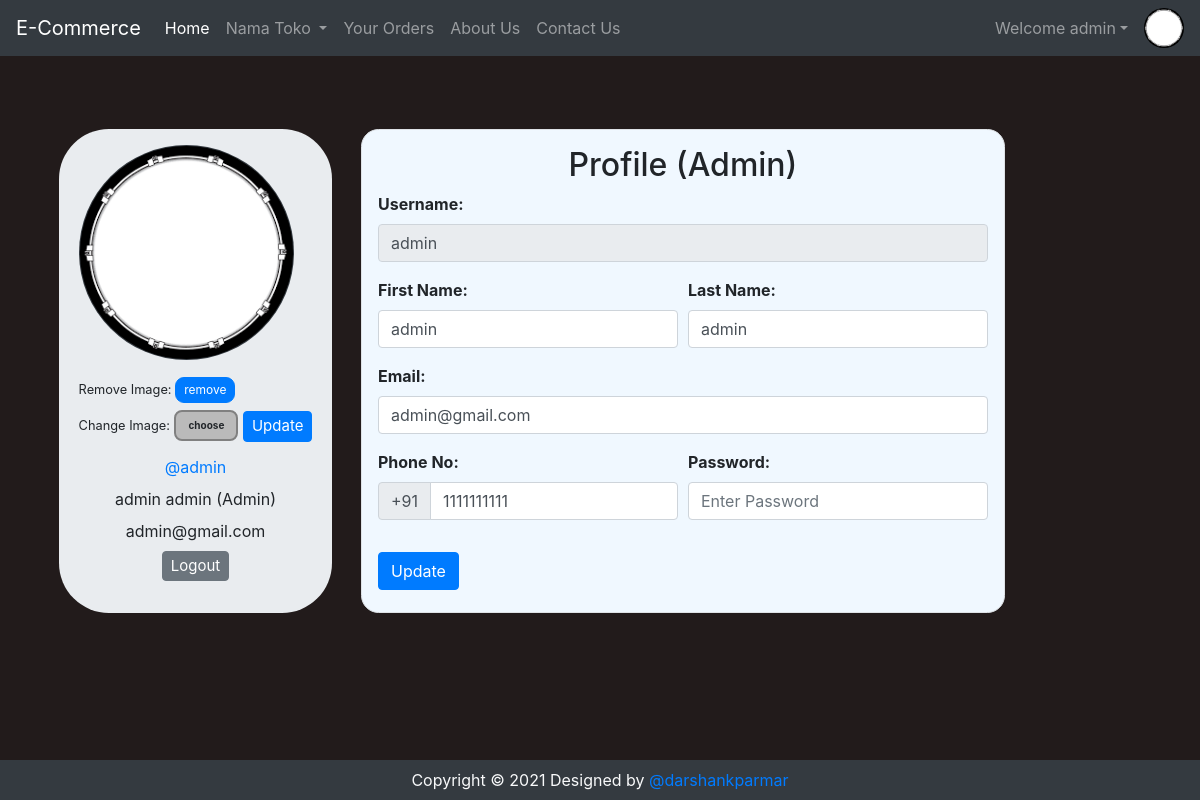
Screenshot of /viewProfile.php (signed in) with the database file from the repository.
### tables this page shows
CREATE TABLE `sitedetail` (
  `tempId` int(11) NOT NULL,
  `systemName` varchar(21) NOT NULL,
  `email` varchar(35) NOT NULL,
  `contact1` bigint(21) NOT NULL,
  `contact2` bigint(21) DEFAULT NULL COMMENT 'Optional',
  `address` text NOT NULL,
  `dateTime` datetime NOT NULL DEFAULT CURRENT_TIMESTAMP
);

CREATE TABLE `users` (
  `id` int(21) NOT NULL,
  `username` varchar(21) NOT NULL,
  `firstName` varchar(21) NOT NULL,
  `lastName` varchar(21) NOT NULL,
  `email` varchar(35) NOT NULL,
  `phone` bigint(20) NOT NULL,
  `userType` enum('0','1','2','3') NOT NULL DEFAULT '0' COMMENT '0=user1=admin2=penjual3=kurir',
  `password` varchar(255) NOT NULL,
  `joinDate` datetime NOT NULL DEFAULT CURRENT_TIMESTAMP
);

### viewProfile.php (the view, shortened to what this page needs)
<!DOCTYPE HTML>
<html lang="en">
<head>
    <link rel="stylesheet" href="https://stackpath.bootstrapcdn.com/bootstrap/4.2.1/css/bootstrap.min.css">
    <link rel="stylesheet" href="https://stackpath.bootstrapcdn.com/bootstrap/4.3.1/css/bootstrap.min.css">
    <link rel="stylesheet" href="https://use.fontawesome.com/releases/v5.7.2/css/all.css">
</head>
<body>
    <?php include 'partials/_dbconnect.php';?>
    <?php require 'partials/_nav.php' ?>
    <?php
        if($loggedin) {
    ?>
    <div class="container">
        <?php
            $sql = "SELECT * FROM users WHERE id='$userId'";
            $result = mysqli_query($conn, $sql);
            $row=mysqli_fetch_assoc($result);
            $username = $row['username'];
            $firstName = $row['firstName'];
            $lastName = $row['lastName'];
            $email = $row['email'];
            $phone = $row['phone'];
            $userType = $row['userType'];
            if($userType == 0) {
                $userType = "User";
            }
            else {
                $userType = "Admin";
            }
        ?>
        <div class="row">
            <div class="jumbotron p-3 mb-3" style="display: flex;justify-content: center;width: 28%;border-radius: 50px;margin: 0 auto;">
                <div class="user-info">
                    <img class="rounded-circle mb-3 bg-dark" src="img/person-<?php echo $userId; ?>.jpg" onError="this.src = 'img/profilePic.jpg'" style="width:215px;height:215px;padding:1px;">
                    <form action="partials/_manageProfile.php" method="POST">
                        <small>Remove Image: </small><button type="submit" class="btn btn-primary" name="removeProfilePic" style="font-size: 12px;padding: 3px 8px;border-radius: 9px;">remove</button>
                    </form>
                    <form action="partials/_manageProfile.php" method="POST" enctype="multipart/form-data" style="margin-top: 7px;">
                        <div class="upload-btn-wrapper">
                            <small>Change Image:</small>
                            <button class="btn upload">choose</button>
                        </div>
                        <button type="submit" name="updateProfilePic" class="btn btn-primary" style="margin-top: -20px;font-size: 15px;padding: 3px 8px;">Update</button>
                    </form>
                    <ul class="meta list list-unstyled" style="text-align:center;">
                        <li class="username my-2"><a href="viewProfile.php">@<?php echo $username ?></a></li>
                        <li class="name"><?php echo $firstName." ".$lastName; ?>
                            <label class="label label-info">(<?php echo $userType ?>)</label>
                        </li>
                        <li class="email"><?php echo $email ?></li>
                        <li class="my-2"><a href="partials/_logout.php"><button class="btn btn-secondary" style="font-size: 15px;padding: 3px 8px;">Logout</button></a></li>
                    </ul>
                </div>
            </div>
            <div class="content-panel mb-3" style="display: flex;justify-content: center;">
                <div class="border p-3" style="border: 2px solid rgba(0, 0, 0, 0.1);border-radius: 1.1rem;background-color: aliceblue;">
                    <h2 class="title text-center">Profile<span class="pro-label label label-warning"> (<?php echo $userType ?>)</span></h2>
                    <form action="partials/_manageProfile.php" method="post">
                        <div class="form-group">
                            <b><label for="username">Username:</label></b>
                            <input class="form-control" id="username" name="username" type="text" disabled value="<?php echo $username ?>">
                        </div>
                        <div class="form-row">
                        <div class="form-group col-md-6">
                            <b><label for="firstName">First Name:</label></b>
                            <input type="text" class="form-control" id="firstName" name="firstName" placeholder="First Name" required value="<?php echo $firstName ?>">
                        </div>
                        <div class="form-group col-md-6">
                            <b><label for="lastName">Last Name:</label></b>
                            <input type="text" class="form-control" id="lastName" name="lastName" placeholder="Last name" required value="<?php echo $lastName ?>">
                        </div>
                        </div>
                        <div class="form-group">
                            <b><label for="email">Email:</label></b>
                            <input type="email" class="form-control" id="email" name="email" placeholder="Enter Your Email" required value="<?php echo $email ?>">
                        </div>
                        <div class="form-row">
                            <div class="form-group  col-md-6">
                                <b><label for="phone">Phone No:</label></b>
                                <div class="input-group mb-3">
                                    <div class="input-group-prepend">
                                        <span class="input-group-text" id="basic-addon">+91</span>
                                    </div>
                                    <input type="tel" class="form-control" id="phone" name="phone" placeholder="Enter Your Phone Number" required pattern="[0-9]{10}" maxlength="10" value="<?php echo $phone ?>">
                                </div>
                            </div>
                            <div class="form-group  col-md-6">
                                <b><label for="password">Password:</label></b>
                                <input class="form-control" id="password" name="password" placeholder="Enter Password" type="password" required minlength="4" maxlength="21" data-toggle="password">
                            </div>
                        </div>
                        <button type="submit" name="updateProfileDetail" class="btn btn-primary">Update</button>
                    </form>
                </div>
            </div>
        </div>
    </div>
    <?php
        }
    ?>
    <?php require 'partials/_footer.php' ?>
</body>
</html>

### partials/_nav.php (shortened to what this page needs)
<?php
if (isset($_SESSION['loggedin']) && $_SESSION['loggedin'] == true) {
  $loggedin = true;
  $userId = $_SESSION['userId'];
  $username = $_SESSION['username'];
} else {
  $loggedin = false;
  $userId = 0;
}
$sql = "SELECT * FROM `sitedetail`";
$result = mysqli_query($conn, $sql);
$row = mysqli_fetch_assoc($result);
$systemName = $row['systemName'];
echo '<nav class="navbar navbar-expand-lg navbar-dark bg-dark">
      <a class="navbar-brand" href="index.php">' . $systemName . '</a>
      <button class="navbar-toggler" type="button" data-toggle="collapse" data-target="#navbarSupportedContent" aria-controls="navbarSupportedContent" aria-expanded="false" aria-label="Toggle navigation">
        <span class="navbar-toggler-icon"></span>
      </button>
      <div class="collapse navbar-collapse" id="navbarSupportedContent">
        <ul class="navbar-nav mr-auto">
          <li class="nav-item active">
            <a class="nav-link" href="index.php">Home <span class="sr-only">(current)</span></a>
          </li>
          <li class="nav-item dropdown">
            <a class="nav-link dropdown-toggle" href="#" id="navbarDropdown" role="button" data-toggle="dropdown" aria-haspopup="true" aria-expanded="false">
              Nama Toko
            </a>
            <div class="dropdown-menu" aria-labelledby="navbarDropdown">';
echo '</div>
          </li>
          <li class="nav-item">
            <a class="nav-link" href="viewOrder.php">Your Orders</a>
          </li>
          <li class="nav-item">
            <a class="nav-link" href="about.php">About Us</a>
          </li>
          <li class="nav-item">
            <a class="nav-link" href="contact.php">Contact Us</a>
          </li>
        </ul>
        ';
if ($loggedin) {
  echo '<ul class="navbar-nav mr-2">
            <li class="nav-item dropdown">
              <a class="nav-link dropdown-toggle" href="#" id="navbarDropdown" role="button" data-toggle="dropdown"> Welcome ' . $username . '</a>
              <div class="dropdown-menu" aria-labelledby="navbarDropdown">
                <a class="dropdown-item" href="partials/_logout.php">Logout</a>
              </div>
            </li>
          </ul>
          <div class="text-center image-size-small position-relative">
            <a href="viewProfile.php"><img src="img/person-' . $userId . '.jpg" class="rounded-circle" onError="this.src = \'img/profilePic.jpg\'" style="width:40px; height:40px"></a>
          </div>';
} else {
  echo '
          <button type="button" class="btn btn-success mx-2"  data-toggle="modal" data-target="#loginModal">Login</button>
          <button type="button" class="btn btn-success mx-2"  data-toggle="modal" data-target="#signupModal">SignUp</button>';
}
echo '</div>
    </nav>';

### viewProfile.php (style rules this page uses)
body { background-color: #221b1b; }
.row { margin-right: 150px; margin-top: 73px; }
.upload-btn-wrapper { position: relative; overflow: hidden; display: inline-block; }
button.btn.upload { border: 2px solid gray; background-color: #bababa; border-radius: 8px; font-size: 10px; font-weight: bold; }

### rows the page displays
sitedetail: systemName "E-Commerce"
users: username "admin", firstName "admin", lastName "admin", userType "Admin", email "admin@gmail.com", phone "1111111111"

### other values shown
$username "admin"
